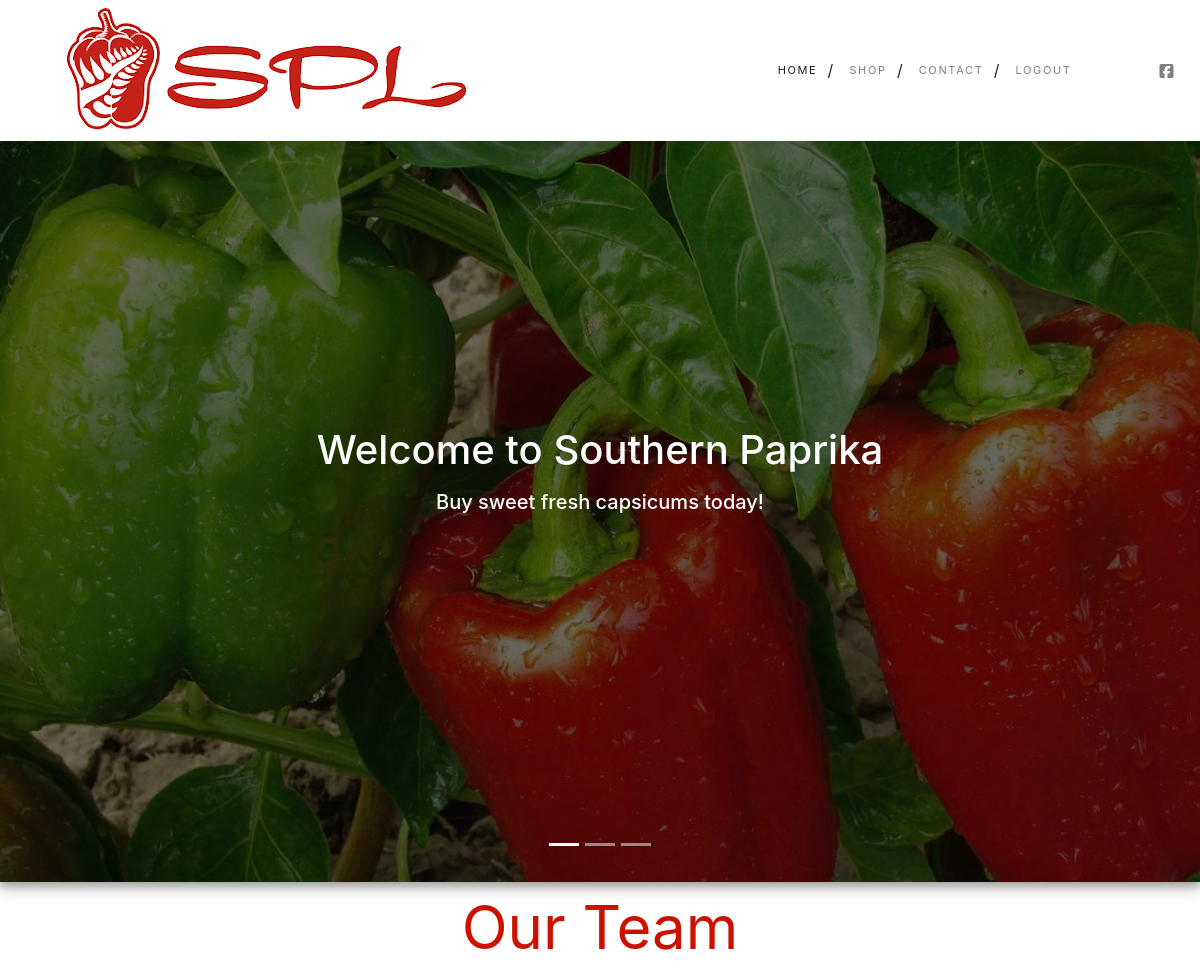
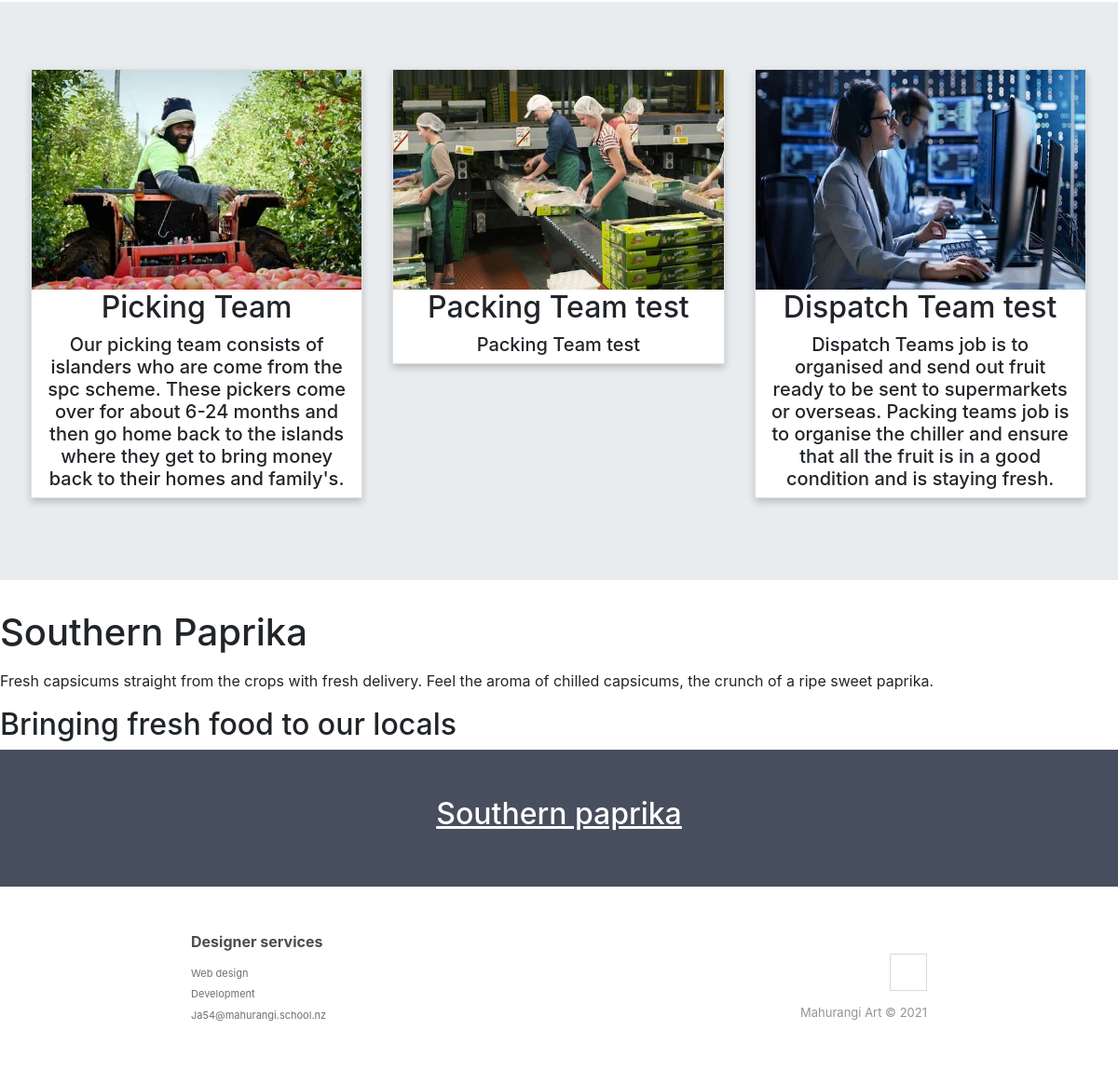
Screenshot of /Pages/index.php (signed in) with the database file from the repository (2 pictures, top to bottom).
### tables this page shows
CREATE TABLE `pages` (
  `id` int(11) NOT NULL,
  `title1` varchar(100) DEFAULT NULL,
  `para1` text DEFAULT NULL,
  `image1` varchar(50) DEFAULT NULL,
  `title2` varchar(100) DEFAULT NULL,
  `para2` text DEFAULT NULL,
  `image2` varchar(50) DEFAULT NULL,
  `title3` varchar(100) DEFAULT NULL,
  `para3` text DEFAULT NULL,
  `image3` varchar(50) DEFAULT NULL
);

### Pages/gallery.php (the view, shortened to what this page needs)
 <?php
    $sql = "SELECT * FROM pages where id=1";
    $result = $conn->query($sql);
    if ($result->num_rows > 0) {
        $row = $result->fetch_assoc();
        $title1=$row["title1"];
        $para1=$row["para1"];
        $image1=$row["image1"];
        $title2=$row["title2"];
        $para2=$row["para2"];
        $image2=$row["image2"];
        $title3=$row["title3"];
        $para3=$row["para3"];
        $image3=$row["image3"];
    } else {
        echo "0 results";
    }
    ?>
<div class="jumbotron text-center">
<div class="row">
<div class="column">
<div class="card">
<img src="<?php echo "$image1"; ?>" alt="picking team" style="width:100%">
      <div class="container">
        <?php echo "<h2>$title1</h2>"; ?>
        <?php echo "<h5>$para1</h5>"; ?>
      </div>
    </div>
  </div>
  <div class="column">
    <div class="card">
      <img src="<?php echo "$image2"; ?>" alt="packing team" style="width:100%">
      <div class="container">
        <?php echo "<h2>$title2</h2>"; ?>
        <?php echo "<h5>$para2</h5>"; ?>
      </div>
    </div>
  </div>
  <div class="column">
    <div class="card">
      <img src="<?php echo "$image3"; ?>" alt="dispatch team" style="width:100%">
      <div class="container">
        <?php echo "<h2>$title3</h2>"; ?>
        <?php echo "<h5>$para3</h5>"; ?>
      </div>
    </div>
  </div>
</div>
</div>

### css/style.css (style rules this page uses)
body { margin: 0; font-family: Helvetica, sans-serif; background-color: #f4f4f4; }
.container { padding: 0 16px; }
.container::after, .row::after { content: ""; clear: both; display: table; }
.footer-clean { padding:50px 0; background-color:#fff; color:#4b4c4d; }
.footer-clean h3 { margin-top:0; margin-bottom:12px; font-weight:bold; font-size:16px; }
.footer-clean ul { padding:0; list-style:none; line-height:1.6; font-size:14px; margin-bottom:0; }
.footer-clean ul a { color:inherit; text-decoration:none; opacity:0.8; }
.footer-clean .item.social { text-align:right; }
.footer-clean .item.social > a { font-size:24px; width:40px; height:40px; line-height:40px; display:inline-block; text-align:center; border-radius:50%; border:1px solid #ccc; margin-left:10px; margin-top:22px; color:inherit; opacity:0.75; }
.footer-clean .copyright { margin-top:14px; margin-bottom:0; font-size:13px; opacity:0.6; }
*, *:before, *:after { box-sizing: inherit; }
.column { float: left; width: 33.3%; margin-bottom: 16px; padding: 0 8px; }
.card { box-shadow: 0 4px 8px 0 rgba(0, 0, 0, 0.2); margin: 8px; }
a { font-size: 11px; text-decoration: none !important; }
a { color: black; }
* { border-radius: 0 !important; }

### css/carousel_style.css (style rules this page uses)
#introCarousel, .carousel-inner, .carousel-item, .carousel-item.active { height: 100vh; }
.carousel-item:nth-child(1) { background-image: url('../images/cap1.jpeg'); background-repeat: no-repeat; background-size: cover; background-position: center center; }
@media (min-width: 992px) { #introCarousel { margin-top: -58.59px; } }

### rows the page displays
pages: image1 (picture), title1 "Picking Team", para1 "Our picking team consists of islanders who are come from the spc scheme. These pickers come over for about 6-24 months and then go home back to the islands where they get to bring money back to their homes and family's.", image2 (picture), title2 "Packing Team test", para2 "Packing Team test", image3 (picture), title3 "Dispatch Team test", para3 "Dispatch Teams job is to organised and send out fruit ready to be sent to supermarkets or overseas. Packing teams job is to organise the chiller and ensure that all the fruit is in a good condition and is staying fresh."
